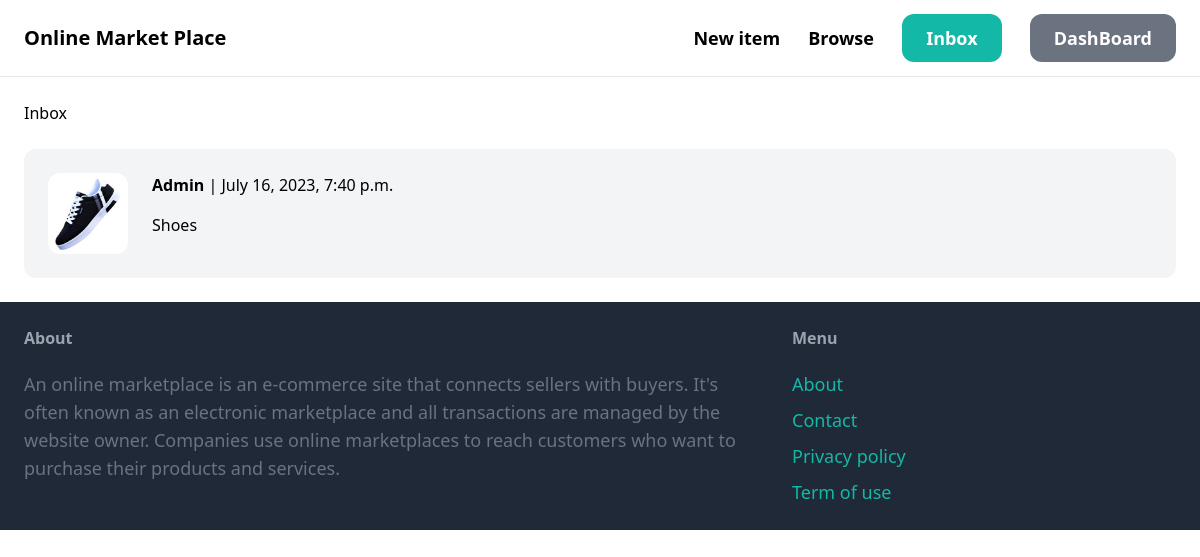
Page /inbox (signed in) on the committed database.
### conversation/models.py (models this page shows)
class Conversation(models.Model):
    item = models.ForeignKey(Item, related_name='conversations', on_delete=models.CASCADE)
    members = models.ManyToManyField(User, related_name='conversations')
    created_at = models.DateTimeField(auto_now_add=True)
    modified_at = models.DateTimeField(auto_now=True)
    class Meta:
        ordering = ('-modified_at',)

### item/models.py (models this page shows, shortened)
class Item(models.Model):
    category = models.ForeignKey(Category, related_name='items', on_delete=models.CASCADE)
    name = models.CharField(max_length=255)
    description = models.TextField(blank=True, null=True)
    price = models.FloatField()
    image = models.ImageField(upload_to='item_images', blank=True, null=True)
    is_sold = models.BooleanField(default=False)
    created_by = models.ForeignKey(User, related_name='items', on_delete=models.CASCADE)
    created_at = models.DateTimeField(auto_now_add=True)

### conversation/views.py (the view)
# urls.py: path('inbox',include('conversation.urls')),
@login_required
def inbox(request):
    conversations = Conversation.objects.filter(members__in=[request.user.id])
    return render(request, 'conversation/inbox.html', {
        'conversations': conversations
    })

### conversation/templates/conversation/inbox.html (shortened to what this page needs)
{% extends 'core/base.html' %}
{% block content %}
 <h1 class="mb-6" text="text-3xl">Inbox</h1>
 <div class="space-y-6">
    {% for conversation in conversations %}
        <a href="{% url 'conversation:detail' conversation.id %}">
            <div class="p-6 flex bg-gray-100 rounded-xl">
                <div class="pr-6">
                    <img src="{{ conversation.item.image.url }}" class="w-20 rounded-xl">
                </div>
                <div>
                    {% for member in conversation.members.all %}
                        {% if member != request.user %}
                            <p class="mb-4"><strong>{{ member.username }}</strong> | {{ conversation.modified_at }}</p>
                            <p>{{ conversation.item.name }}</p>
                        {% endif %}
                    {% endfor %}
                </div>
            </div>
        </a>
    {% endfor %}
</div>
{% endblock %}

### rows in the picture
Conversation: item.image (picture), modified_at "July 16, 2023, 7:40 p.m.", item.name "Shoes"

### other values in the picture
{{ member.username }} "Admin"
